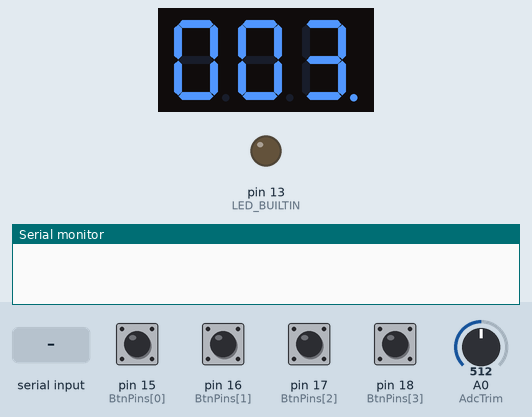
Simulated run of this sketch. Board: Arduino Uno, built with avr-gcc and run on an emulated ATmega328P. On the bench: 3-digit seven-segment display, output pins drawn as LEDs (lit = HIGH), the last lines printed to the serial monitor. Wiring (inferred from the names in the program): 3-digit 7-segment display, segments lit when HIGH: segments pin 8, pin 2, pin 3, pin 4, pin 5, pin 6, pin 7, pin 12; digit selects pin 11, pin 10, pin 9. Inputs (shaded band) come from the test bench; at power-on: pin 15 (BtnPins[0]), pin 16 (BtnPins[1]), pin 17 (BtnPins[2]), pin 18 (BtnPins[3]) HIGH, A0 (AdcTrim) = 512. The segment pins are drawn as the display they are named for; pins used as bus, display or sensor lines are not drawn.

Above: at 1.2 s.
1.3 s: pin 18 (BtnPins[3]) pulled LOW for 0.15 s
At 2.5 s:
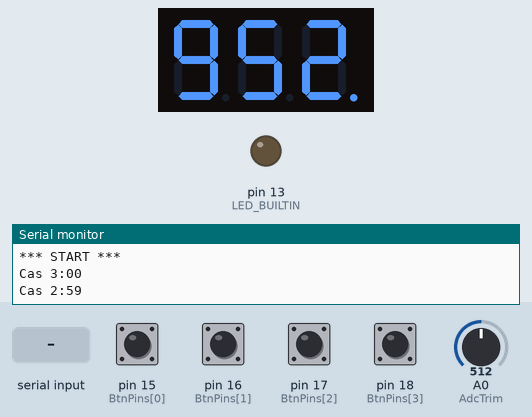
4.4 s: pin 16 (BtnPins[1]) pulled LOW for 0.15 s
At 5.6 s:
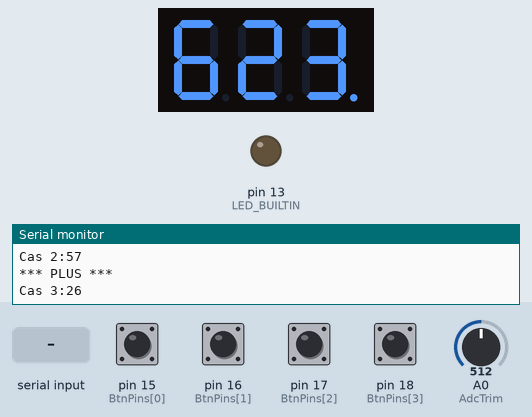
6.5 s: pin 17 (BtnPins[2]) pulled LOW for 0.15 s
At 7.8 s:
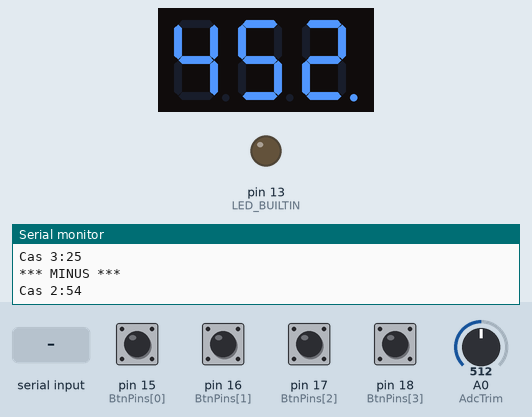
8.5 s: "I" received over Serial
At 11.4 s:
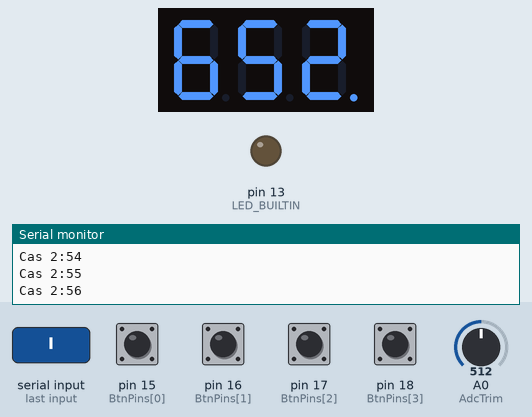
11.5 s: pin 15 (BtnPins[0]) pulled LOW for 0.15 s
At 12.3 s:
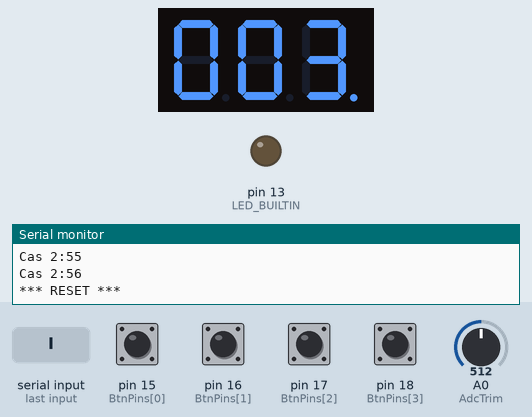
13.1 s: pin 16 (BtnPins[1]) pulled LOW for 1 s
At 13.8 s:
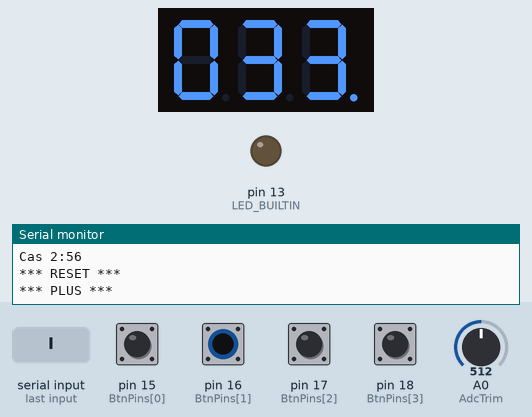
Timing chart, 0 to 16.1 s (numbered marks = the images above; inputs shaded):
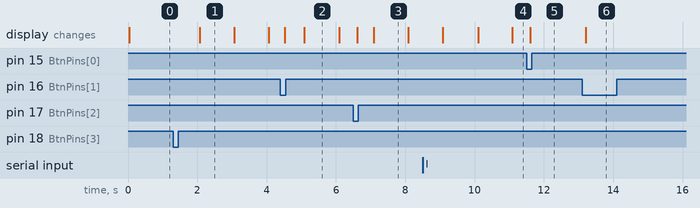

The sketch:

Stopky_7seg.ino
```cpp
// Autor TomHam
// ArduinoIDE v 1.8.13

// -------------------------------------------------------------------------------------------------
// pro tvoje zapojeni zakomentovat tento define !!!
#define INPUT_TESTING_PULLUP
// -------------------------------------------------------------------------------------------------

// konstanty, nahrada #define
// tlacitka a jine vstupy
const int AdcTrim = A0;       					// adc hodnota trimru

// pocet tlacitek
const int NumberOfButtons = 4;
// zapojeni jednotlivych talcitek	na piny 15, 16, 17, 18
const int BtnPins[NumberOfButtons] = {15, 16, 17, 18};

// jednotlive segmenty
const int SegA = 8;
const int SegB = 2;
const int SegC = 3;
const int SegD = 4;
const int SegE = 5;
const int SegF = 6;
const int SegG = 7;
const int SegDP = 12;

// jednotlive anody
const int Digit1 = 11;    // sekundy
const int Digit2 = 10;    // desitky sekund
const int Digit3 = 9;    	// minuty
// pocet digitu
const int NumberOfDigits = 3;

// Debounce talcitka cas v ms
const unsigned long DebounceDelay = 50;
// Krok odecteni/pricteni casu v sekundach
const int TimeStep = 30;
// Limitni cas kdy dojde k blikani displeje v sekundach
const int BlinkingTime = 15;
// Perioda blikani displeje v milisekundach
const int BlinkingPeriod = 200;

// Tabulka pro segmenty - zobrazeni znaku 0-9
const uint8_t DigitSegments[] = {
    0b1111110, // 0
    0b0110000, // 1
    0b1101101, // 2
    0b1111001, // 3
    0b0110011, // 4
    0b1011011, // 5
    0b1011111, // 6
    0b1110000, // 7
    0b1111111, // 8
    0b1111011  // 9
};

// -------------------------------------------------------------------------------------------------
// globalni promenne
int RealCounter = 0;                       	// realne mereny cas v sekundach
int SetCounter = 180;												// ulozeny vychozi cas v sekundach
bool TimerRunning = false;              		// flag stopek, spusteno/nespusteno
int DigitValues[NumberOfDigits];         		// cisla k vykresleni na 7seg
bool bIncrement = false;										// nastaveni pricitani/odcitani casu, defaultne odcitani
int DisplayBright_DutyCycle;      					// jas PWM (0-100)
bool bDisplayON = true;											// flag pro blikani displeje, kdyz je mereny cas pod hodnotou BlinkingTime

// Pole pro sledovani stavu tlacitek
bool CurrentBtnState[] = {false, false, false, false};
bool LastBtnState[] = {false, false, false, false};
unsigned long LastDebounceTime[] = {0, 0, 0, 0};

// -------------------------------------------------------------------------------------------------
// deklarace funkci
void UpdateTime(void);
void SplitTimeToDigits(void);
void SetDigit(int digit, int value, bool showDot);
void RefreshDisplay_7seg(int RefreshPeriod, int DutyCycle);
void AnodeAllOFF(void);
void CheckButtons(void);
void SerialTask(void);

// -------------------------------------------------------------------------------------------------
// setup periferek
void setup()
{
  // init interni ledky
  pinMode(LED_BUILTIN, OUTPUT);

  // init Seg
  pinMode(SegA, OUTPUT);
  pinMode(SegB, OUTPUT);
  pinMode(SegC, OUTPUT);
  pinMode(SegD, OUTPUT);
  pinMode(SegE, OUTPUT);
  pinMode(SegF, OUTPUT);
  pinMode(SegG, OUTPUT);
  pinMode(SegDP, OUTPUT);

  // init Anode
  pinMode(Digit1, OUTPUT);
  pinMode(Digit2, OUTPUT);
  pinMode(Digit3, OUTPUT);

  // init serial 9600 BaudRate
  Serial.begin(9600);

  // nastaveni tlacitek, pull ups
  for(int i = 0; i < NumberOfButtons; i++)
  {
    // nastaveni pullups
#ifdef INPUT_TESTING_PULLUP
    pinMode(BtnPins[i], INPUT_PULLUP);
#else
    pinMode(BtnPins[i], INPUT);
#endif
  }

  // nacteni vychoziha casu 5 minut
  RealCounter = SetCounter;
}
// -------------------------------------------------------------------------------------------------
// main loop
void loop()
{
  // Kontrola tlacitek a vstupnich periferek
  CheckButtons();

  // Aktualizace mereneho casu
  UpdateTime();

  // Obsluha seriove linky
  SerialTask();

  // Refresh displeje s nastavenou periodou a svitivosti
  RefreshDisplay_7seg(10, DisplayBright_DutyCycle);
}

// definice funkci
// -------------------------------------------------------------------------------------------------
// -------------------------------------------------------------------------------------------------
// Aktualizace casu stopek
// -------------------------------------------------------------------------------------------------
void UpdateTime(void)
{
  // casovac pro update casu
  static unsigned long UpdaterTimer = 0;
  // inicializace pri prvnim volani
  if(!UpdaterTimer) UpdaterTimer = millis();

  // update casu po 1000 ms
  if (millis() - UpdaterTimer >= 1000)
  {
    UpdaterTimer = millis();    // Aktualizace casu casovace pro dalsi cyklus

    // pokud timer bezi
    if(TimerRunning == true)
    {
      // inkrementace counteru
      if(bIncrement == true)
      {
        RealCounter++;
      }

      // dekrementace counteru
      else
      {
        RealCounter--;

        // osetreni zapornych hodnot, timer je na nule
        if(RealCounter < 0)
        {
          // nastaveni ulozeneho casu
          RealCounter = SetCounter;
          // nastaveni dekrementace
          bIncrement = false;
          // vypnuti timeru
          TimerRunning = false;
          // trvale zapnuti displeje
          bDisplayON = true;
        }
      }
    }
  }
}

// -------------------------------------------------------------------------------------------------
// Rozdeleni casu na jednotlive cislice
// -------------------------------------------------------------------------------------------------
void SplitTimeToDigits()
{
  DigitValues[2] = RealCounter / 60;          // minuty
  DigitValues[1] = (RealCounter % 60) / 10;   // desitky sekund
  DigitValues[0] = RealCounter % 10;          // sekundy
}

// -------------------------------------------------------------------------------------------------
// Zobrazení cislice na 7seg
// -------------------------------------------------------------------------------------------------
void SetDigit(int digit, int value, bool showDot)
{
  // prislusna anoda ON - u multiplexu sviti vzdy jen jedna
  digitalWrite(digit, HIGH);

  byte segments = DigitSegments[value];
  // maskovani a rozviceneni kokretniho segmentu displeje
  digitalWrite(SegA, segments & B1000000);
  digitalWrite(SegB, segments & B0100000);
  digitalWrite(SegC, segments & B0010000);
  digitalWrite(SegD, segments & B0001000);
  digitalWrite(SegE, segments & B0000100);
  digitalWrite(SegF, segments & B0000010);
  digitalWrite(SegG, segments & B0000001);
  // rozviceni DP podle flagu showDot
  digitalWrite(SegDP, showDot);
}

// -------------------------------------------------------------------------------------------------
// Multiplex dipleje
// -------------------------------------------------------------------------------------------------
void RefreshDisplay_7seg(int RefreshPeriod, int DutyCycle)
{
  // casovace pro multiplex displeje a blikani displeje
  static unsigned long MuxTimer = 0;
  static unsigned long BlinkTimer = 0;
  // inicializace pri prvnim volani
  if(!MuxTimer) MuxTimer = millis();
  if(!BlinkTimer) BlinkTimer = millis();

  // casovac pro blikani displeje v pozadovane periode a pokud je mereny cas pod stanovenou uroven
  if((millis() - BlinkTimer >= BlinkingPeriod) && (RealCounter <= BlinkingTime))
  {
    // aktualizace casu
    BlinkTimer = millis();
    // obraceni flagu pro blikani
    bDisplayON = !bDisplayON;
  }

  // multiplexovani displeje s nastavenou periodou
  if (millis() - MuxTimer >= RefreshPeriod)
  {
    MuxTimer = millis();    // Aktualizace casu casovace pro dalsi cyklus

    // rozdeleni casu na jednotlive cislice
    SplitTimeToDigits();

    // kontrola limitu dyty cycle 5-100 %
    if(DutyCycle <= 5) DutyCycle = 5;
    if(DutyCycle >= 100) DutyCycle = 100;

    // vypocet duty cycle pro svit displeje
    int Delay = (RefreshPeriod * DutyCycle * 10) / NumberOfDigits;

    // zapnuty displej
    if(bDisplayON == true)
    {
      // zapsani cislice na prislusne misto - sekundy
      SetDigit(Digit1, DigitValues[0], false);
      // zpozdeni vypocteny cas podle DutyCycle
      delayMicroseconds(Delay);
      // vsechny anody OFF
      AnodeAllOFF();

      // zapsani cislice na prislusne misto - desitky sekund
      SetDigit(Digit2, DigitValues[1], false);
      delayMicroseconds(Delay);
      AnodeAllOFF();

      // zapsani cislice na prislusne misto - minuty
      SetDigit(Digit3, DigitValues[2], true);
      delayMicroseconds(Delay);
      AnodeAllOFF();
    }

    // vypnuty displej, vsechno OFF
    else
    {
      AnodeAllOFF();
    }
  }
}

// -------------------------------------------------------------------------------------------------
// Vsechny anody OFF
// -------------------------------------------------------------------------------------------------
void AnodeAllOFF(void)
{
  // vsechny anody OFF
  digitalWrite(Digit1, LOW);
  digitalWrite(Digit2, LOW);
  digitalWrite(Digit3, LOW);
}

// -------------------------------------------------------------------------------------------------
// Obsluha tlacitek
// -------------------------------------------------------------------------------------------------
void CheckButtons()
{
  // obsluha ADC
  // adc hodnota prevodu
  int sensorValue = analogRead(AdcTrim);
  // prevod 10bit adc hodnoty na procenta svitu displeje 0-100
  DisplayBright_DutyCycle = map(sensorValue, 0, 1023, 0, 100);

  // obsluha tlacitek
  unsigned long CurrentMillis = millis();

  // cteni a zpracovani vsech tlacitek
  for (int i = 0; i < NumberOfButtons; i++)
  {
    // cteni prislusneho tlacitka
#ifdef INPUT_TESTING_PULLUP
    bool ReadState = !digitalRead(BtnPins[i]); 		// spinani tlacitkem GND
#else
    bool ReadState = digitalRead(BtnPins[i]); 		// spinani tlacitkem VDD
#endif

    // pokud se stav tlacitka zmenil, ulozime aktualni cas
    if (ReadState != LastBtnState[i])
    {
      // ulozeni casu posledni zmeny
      LastDebounceTime[i] = CurrentMillis;
    }

    // kontrola debounce time
    if ((CurrentMillis - LastDebounceTime[i]) > DebounceDelay)
    {
      // pokud je stav stabilni a odlisny od minuleho
      if (ReadState != CurrentBtnState[i])
      {
        // aktualizujeme stav
        CurrentBtnState[i] = ReadState;

        // akce pri stisku prislusnych tlacitek
        if (CurrentBtnState[i])
        {
          // zpracovani prislusne akce prislusneho tlacitka
          switch(i)
          {
            // -------------------
            // tlacitko start -> A1
            case 3:
              // tisk requestu na monitor
              Serial.println("*** START ***");
              // ulozeni nastavene hodnoty
              SetCounter = RealCounter;
              // spusteni timeru
              TimerRunning = true;
              break;

            // -------------------
            // tlacitko minus -> A2
            case 2:
              // tisk requestu na monitor
              Serial.println("*** MINUS ***");
              // odecteni definovaneho casu
              RealCounter -= TimeStep;
              // limity min
              if(RealCounter <= 30) RealCounter = 30;
              break;

            // -------------------
            // tlacitko plus -> A3
            case 1:
              // tisk requestu na monitor
              Serial.println("*** PLUS ***");
              // pristeni definovaneho casu
              RealCounter += TimeStep;
              // limity max
              if(RealCounter >= 300) RealCounter = 300;
              break;

            // -------------------
            // tlacitko reset -> A4
            case 0:
              // tisk requestu na monitor
              Serial.println("*** RESET ***");
              // nacteni ulozene hodnoty do ziveho counteru
              RealCounter = SetCounter;
              // nastaveni odcitani, pro jistotu
              bIncrement = false;
              // vypnuti timeru
              TimerRunning = false;
              // trvale zapnuti displeje
              bDisplayON = true;
              break;

            default:
              break;

          }
        }
      }
    }
    // aktualizace posledního cteni
    LastBtnState[i] = ReadState;
  }
}

// -------------------------------------------------------------------------------------------------
// Obsluha serialu prijem/vysilani
// -------------------------------------------------------------------------------------------------
void SerialTask()
{
  // intervalovy casovac pro zasilani serial casu na seriovy monitor
  static unsigned long SerialTimer = 0;
  // inicializace pri prvnim volani
  if(!SerialTimer) SerialTimer = millis();

  // Kontrola, zda uplynul nastaveny interval 1000ms,
  if ((millis() - SerialTimer >= 1000) && (TimerRunning == true))
  {
    SerialTimer = millis();    // Aktualizace casu casovace pro dalsi cyklus

    // Serial print
    Serial.print("Cas ");

    // print time, format je stejny jako pro multiplex
    Serial.print(DigitValues[2]);
    Serial.print(":");
    Serial.print(DigitValues[1]);
    Serial.println(DigitValues[0]);
  }

  // ---------------------------------------------------
  // kontrola prijeti nove zpravy
  if (Serial.available())
  {
    // prijeti zpravy
    int inSerialData = Serial.read();

    // prislusna akce na zaklade prijate zpravy
    switch(inSerialData)
    {
      // -------------------
      // reset
      case '0':
        Serial.println("*** RESET ***");
        RealCounter = SetCounter;
        bIncrement = false;
        TimerRunning = false;
        // trvale zapnuti displeje
        bDisplayON = true;
        break;

      // -------------------
      // start
      case '1':
        Serial.println("*** START ***");
        SetCounter = RealCounter;
        TimerRunning = true;
        break;

      // -------------------
      // stop/pause
      case '2':
        Serial.println("*** STOP ***");
        TimerRunning = false;
        break;

      // -------------------
      // inkrementace casu
      case 'I':
      case 'i':
        Serial.println("*** INKREMENTACE ***");
        bIncrement = true;
        break;

      // -------------------
      // dekrementace casu
      case 'D':
      case 'd':
        Serial.println("*** DEKREMENTACE ***");
        bIncrement = false;
        break;

      case '+':
        Serial.println("*** PLUS ***");
        RealCounter += TimeStep;
        // limity max
        if(RealCounter >= 300) RealCounter = 300;
        break;

      case '-':
        Serial.println("*** MINUS ***");
        RealCounter -= TimeStep;
        // limity min
        if(RealCounter <= 30) RealCounter = 30;
        break;

      default:
        break;
    }
  }
}
```

Measured:
- after the input at 1.3 s, the display: changes after 0.76 s (image 1)
- after the input at 11.5 s, the display: changes after 0.10 s (image 5)
- after the input at 13.1 s, the display: changes after 0.11 s (image 6)
- what the display in image 3 shows lasts 1.0 s, from 7.1 s to 8.1 s
